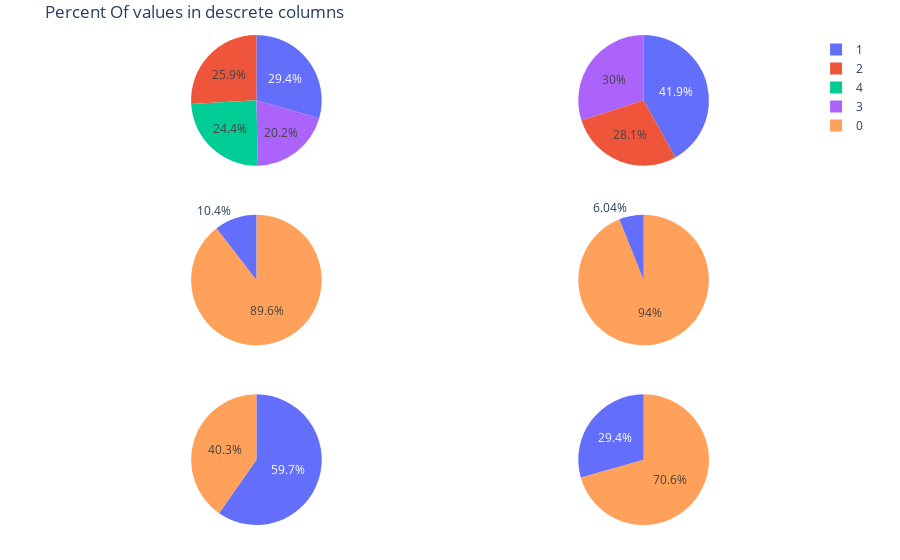

The code cell stored with this chart in its notebook:
### Markdown cell above
<p style="font-family: Arial; font-size:2.5em;color:crimson;">
    <b>3) Data analysis and visualization</b> 
 </p>

### Code cell
plt.figure(figsize=(15,10))
for i,col in enumerate(list(descrete_col.columns)):
    plt.subplot(2,3,i+1)
    sns.countplot(data=df, x=col)
    plt.title(f"count plot for $\\mathbf{{{col}}}$")
plt.tight_layout()
plt.show()
#############################################################
descrete_cols_categories=[]
descrete_cols_categories_count=[]

for col in list(descrete_col.columns):
    pie_name1=[]
    pie_value1=[]
    for j in range(len(descrete_col[col].unique())) :
        pie_name1.append(descrete_col[col].unique()[j])
        pie_value1.append(descrete_col[descrete_col[col]==pie_name1[j]][col].count())
    descrete_cols_categories.append(pie_name1)
    descrete_cols_categories_count.append(pie_value1)

print('*'*120)
print('Descrete columns name : \n' , list(descrete_col.columns))
print('Descrete columns categories : \n' , descrete_cols_categories)   
print('Descrete columns categories count : \n' , descrete_cols_categories_count)
print('\n')
print('*'*120)
#############################################################
rows = 3
cols = 2

# Create subplots
fig = make_subplots(rows=rows, cols=cols, specs=[[{"type": "pie"}, {"type": "pie"}],[{"type": "pie"}, {"type": "pie"}],
                                           [{"type": "pie"}, {"type": "pie"}]])


for i in range(rows * cols) :
    fig.add_trace(go.Pie(labels=descrete_cols_categories[i], values=descrete_cols_categories_count[i], name=descrete_col.columns[i]),
                  row=int(np.ceil((i+1)/2)), col=(i%2)+1)


fig.update_layout(margin=dict(t=35, b=35, l=35, r=35))
fig.update(layout_title_text='Percent Of values in descrete columns',
           layout_showlegend=True)

fig = go.Figure(fig)
fig.show()

### Figure 1 — Plotly figure (JSON) as saved in the notebook; plotly's stock layout.template omitted (floating-point values rounded to 4 significant figures)
{"data": [{"domain": {"x": [0, 0.45], "y": [0.7333, 1]}, "labels": [4, 3, 1, 2], "name": "Family", "type": "pie", "values": [1222, 1010, 1472, 1296]}, {"domain": {"x": [0.55, 1], "y": [0.7333, 1]}, "labels": [1, 2, 3], "name": "Education", "type": "pie", "values": [2096, 1403, 1501]}, {"domain": {"x": [0, 0.45], "y": [0.3667, 0.6333]}, "labels": [1, 0], "name": "Securities Account", "type": "pie", "values": [522, 4478]}, {"domain": {"x": [0.55, 1], "y": [0.3667, 0.6333]}, "labels": [0, 1], "name": "CD Account", "type": "pie", "values": [4698, 302]}, {"domain": {"x": [0, 0.45], "y": [0, 0.2667]}, "labels": [0, 1], "name": "Online", "type": "pie", "values": [2016, 2984]}, {"domain": {"x": [0.55, 1], "y": [0, 0.2667]}, "labels": [0, 1], "name": "CreditCard", "type": "pie", "values": [3530, 1470]}], "layout": {"margin": {"b": 35, "l": 35, "r": 35, "t": 35}, "showlegend": true, "title": {"text": "Percent Of values in descrete columns"}}}
